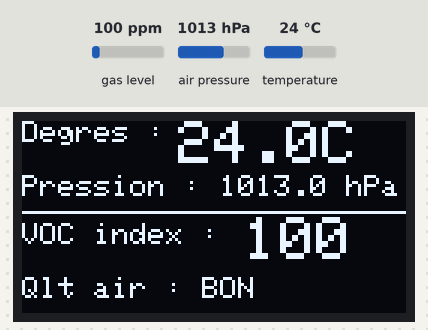
This sketch was run on a simulated ESP32. Shown: 128×64 one-colour display. Inputs (shaded band) come from the test bench; at power-on: gas level 100 ppm, air pressure 1013 hPa, temperature 24 °C. What the sketch prints to the serial monitor is not drawn.

Above: at 15.0 s.
15.1 s: gas level set to 250 ppm
At 16.4 s:
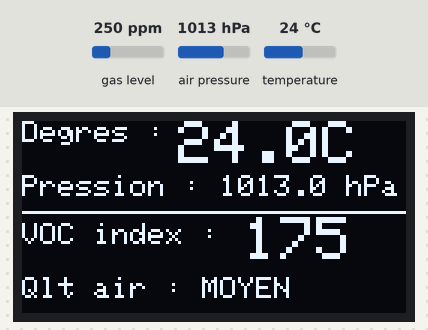
17.3 s: gas level set to 382 ppm
At 18.8 s:
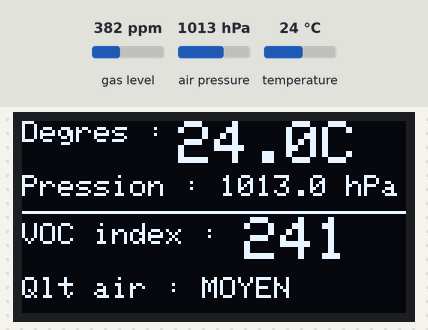
19.4 s: gas level set to 411 ppm
At 21.2 s:
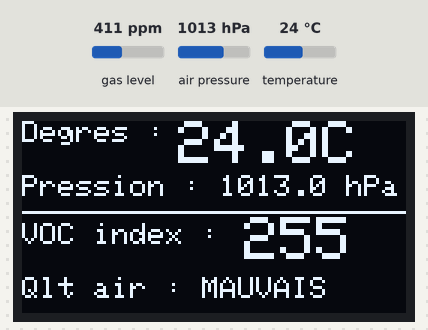
21.5 s: gas level set to 750 ppm
At 22.5 s:
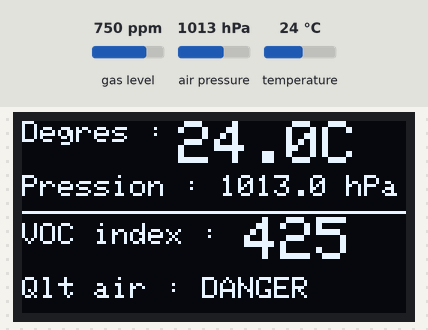
23.5 s: gas level set to 20 ppm
At 24.9 s:
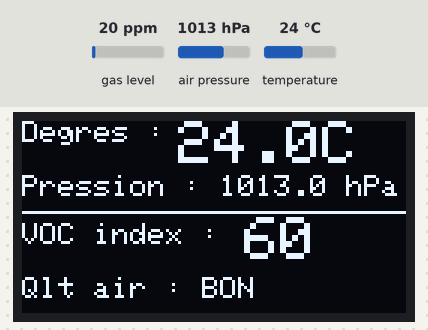
25.6 s: gas level set to 410 ppm
At 27.4 s:
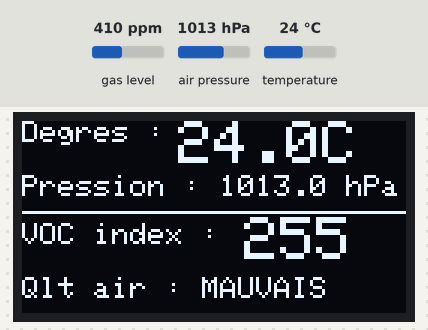
Timing chart, 0 to 28.6 s (numbered marks = the images above; inputs shaded):
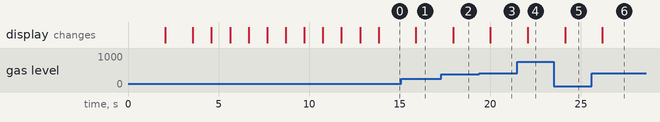

The sketch:

FinalCode.ino
```cpp
#include <Wire.h>
#include <Adafruit_Sensor.h>
#include <Adafruit_BMP280.h>
#include <Adafruit_SGP40.h>
#include <Adafruit_GFX.h>
#include <Adafruit_SH110X.h>

#define SCREEN_WIDTH   128
#define SCREEN_HEIGHT   64
#define OLED_RESET      -1
#define SCREEN_ADDRESS 0x3C

Adafruit_SH1106G display(SCREEN_WIDTH, SCREEN_HEIGHT, &Wire, OLED_RESET);
Adafruit_BMP280  bmp;
Adafruit_SGP40   sgp;

void setup()
{
  Serial.begin(115200);
  delay(2000);
  Wire.begin(21, 22);

  //Écran OLED SH1106
  if (!display.begin(SCREEN_ADDRESS, true))
  {
    Serial.println("OLED SH1106 non trouvé !");
    while (1);
  }
  display.clearDisplay();
  display.setTextColor(SH110X_WHITE);
  display.setTextSize(1);
  display.setCursor(20, 24);
  display.println("Station meteo");
  display.display();
  delay(1500);

  //BMP280
  if (!bmp.begin(0x76))
  {
    Serial.println("BMP280 non trouvé !");
    while (1);
  }
  Serial.println("BMP280 OK");

  //SGP40
  if (!sgp.begin())
  {
    Serial.println("SGP40 non trouvé !");
    while (1);
  }
  Serial.println("SGP40 OK");

  //Préchauffage du SGP40
  Serial.println("Préchauffage du SGP40...");
  for (int i = 10; i > 0; i--)
  {
    display.clearDisplay();
    display.setTextSize(1);
    display.setCursor(10, 18);
    display.println("Prechauffage SGP40");
    display.setTextSize(2);
    display.setCursor(50, 36);
    display.print(i);
    display.print("s");
    display.display();
    delay(1000);
  }
}

String getQualite(int32_t vocIndex)
{
  if      (vocIndex < 50)  return "EXCELLENT";
  else if (vocIndex < 150) return "BON      ";
  else if (vocIndex < 250) return "MOYEN    ";
  else if (vocIndex < 400) return "MAUVAIS  ";
  else                     return "DANGER   ";
}

void loop()
{
  //Lecture du BMP280
  float temp = bmp.readTemperature();
  float pres = bmp.readPressure() / 100.0F;

  //Lecture du SGP40
  int32_t vocIndex = sgp.measureVocIndex(temp, 50);
  String qualite = getQualite(vocIndex);

  //Serial
  Serial.printf("Temp: %.1f°C | Pres: %.1f hPa\n", temp, pres);
  Serial.printf("VOC Index: %d | Qualité: %s\n\n", vocIndex, qualite.c_str());

  //Affichage OLED
  display.clearDisplay();
  display.setTextWrap(false);

  //Température
  display.setTextSize(1);
  display.setCursor(0, 0);
  display.print("Degres :");
  display.setTextSize(2);
  display.setCursor(52, 0);
  display.print(temp, 1);
  display.print("C");

  //Pression
  display.setTextSize(1);
  display.setCursor(0, 18);
  display.print("Pression : ");
  display.print(pres, 1);
  display.print(" hPa");

  //Séparateur
  display.drawLine(0, 30, 128, 30, SH110X_WHITE);

  //VOC index
  display.setCursor(0, 34);
  display.print("VOC index :");
  display.setTextSize(2);
  display.setCursor(74, 32);
  display.print(vocIndex);

  //Qualité de l'air
  display.setTextSize(1);
  display.setCursor(0, 52);
  display.print("Qlt air : ");
  display.print(qualite);

  display.display();
  delay(1000);
}
```

Measured:
- the behaviour switches between 399 and 400 ppm on gas level (found by bisection; images 2 and 3)
- after the input at 15.1 s, the display: changes after 0.80 s (image 1)
- after the input at 17.3 s, the display: changes after 0.66 s (image 2)
- after the input at 19.4 s, the display: changes after 0.61 s (image 3)
- after the input at 21.5 s, the display: changes after 0.57 s (image 4)
- after the input at 23.5 s, the display: changes after 0.63 s (image 5)
- after the input at 25.6 s, the display: changes after 0.59 s (image 6)
